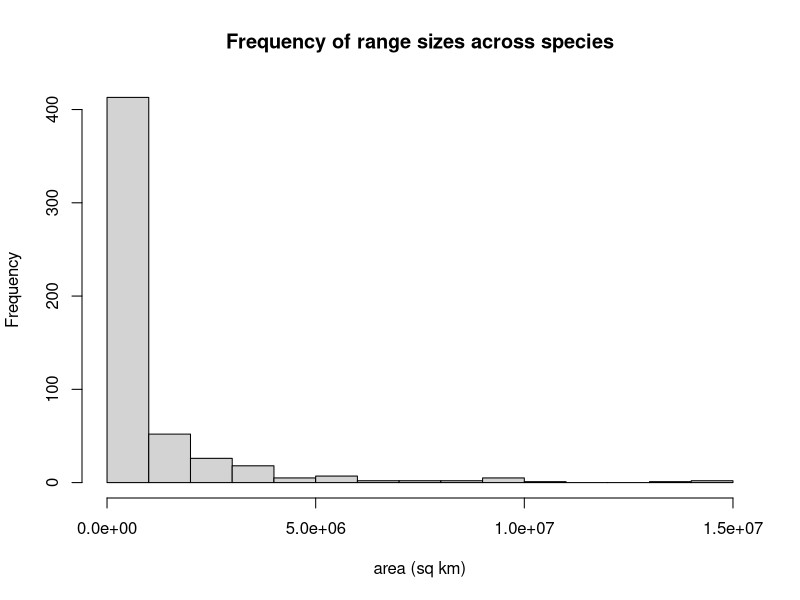
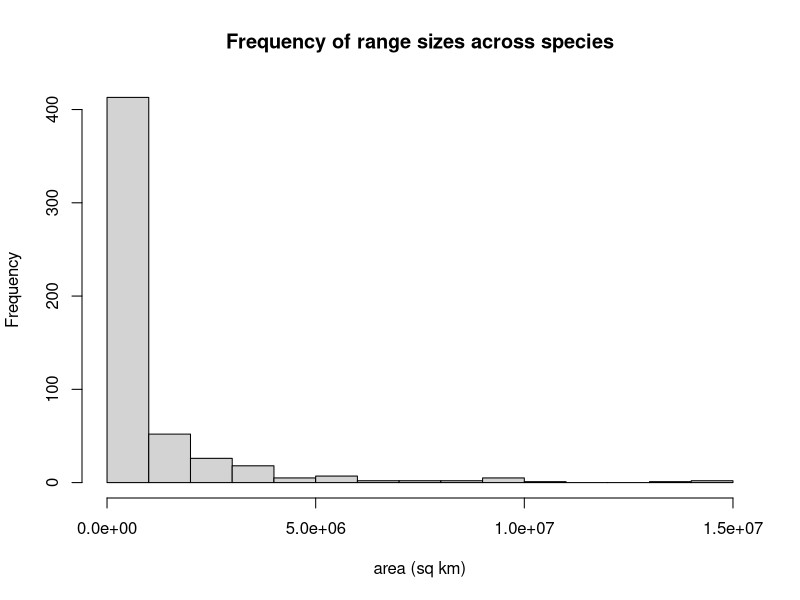
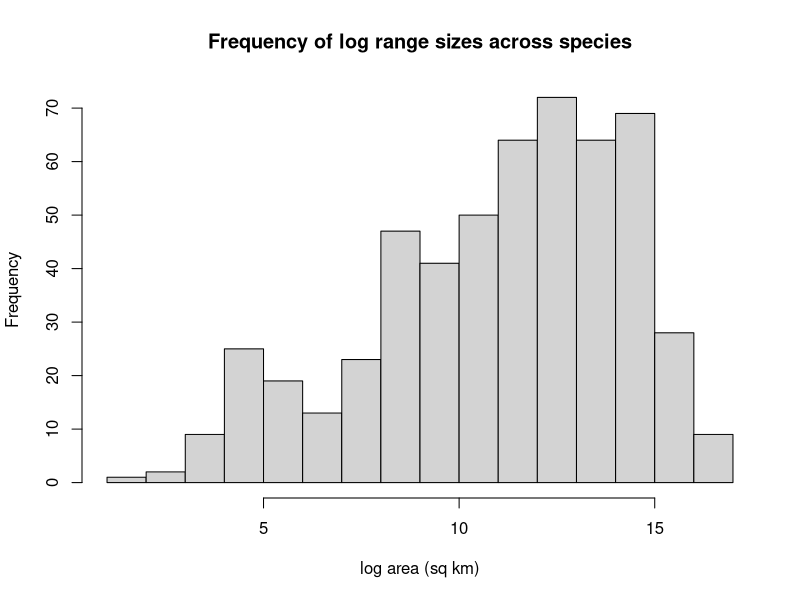
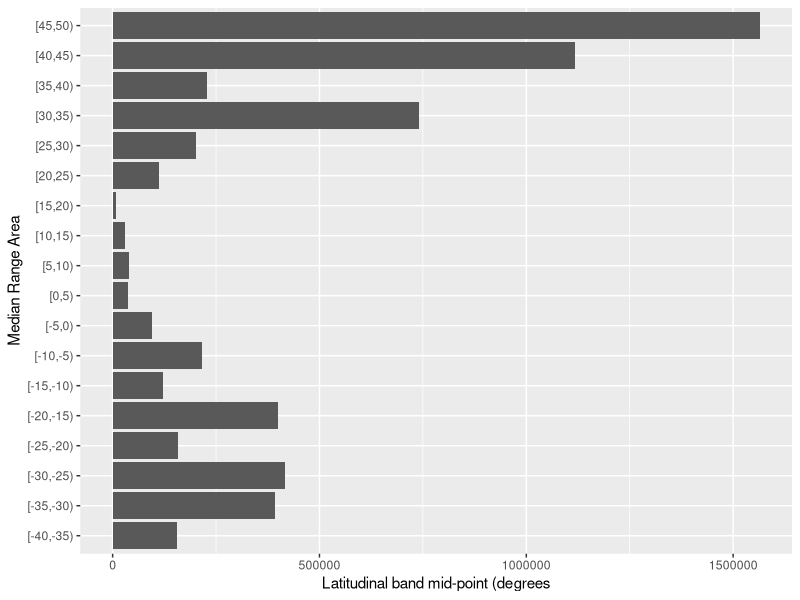
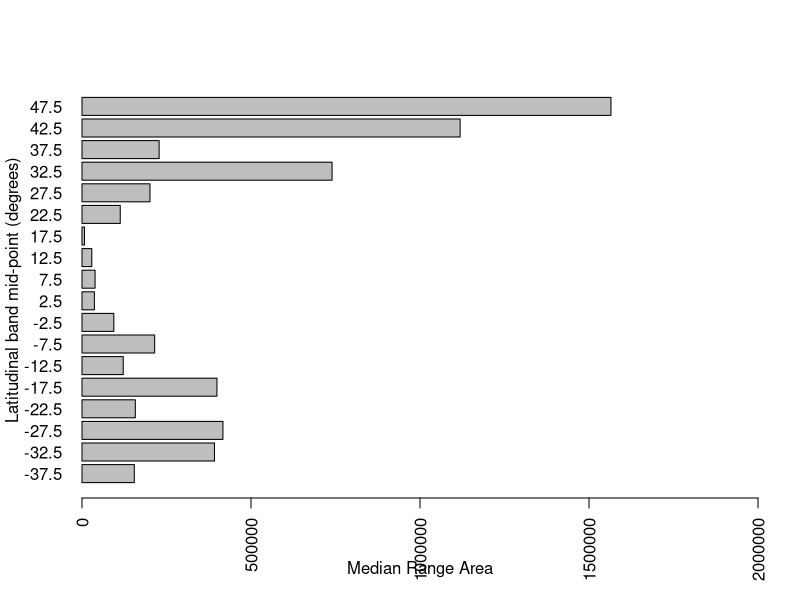
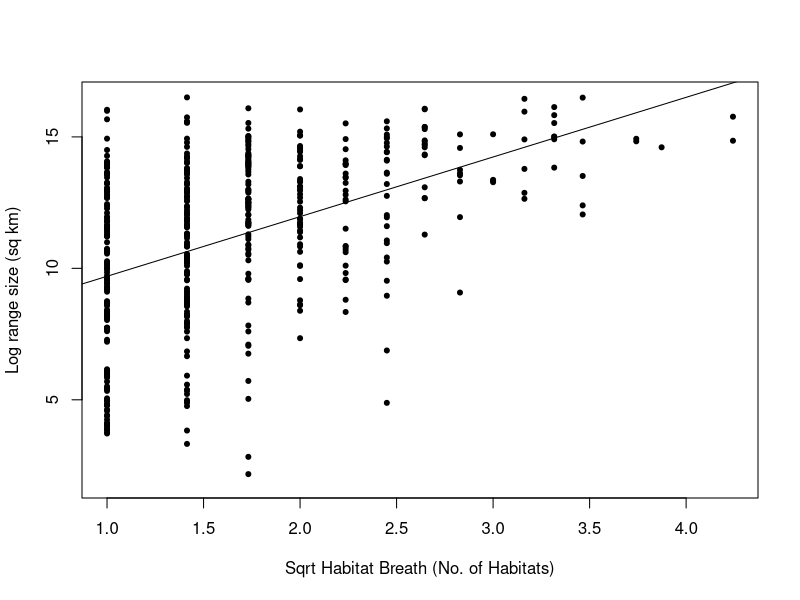
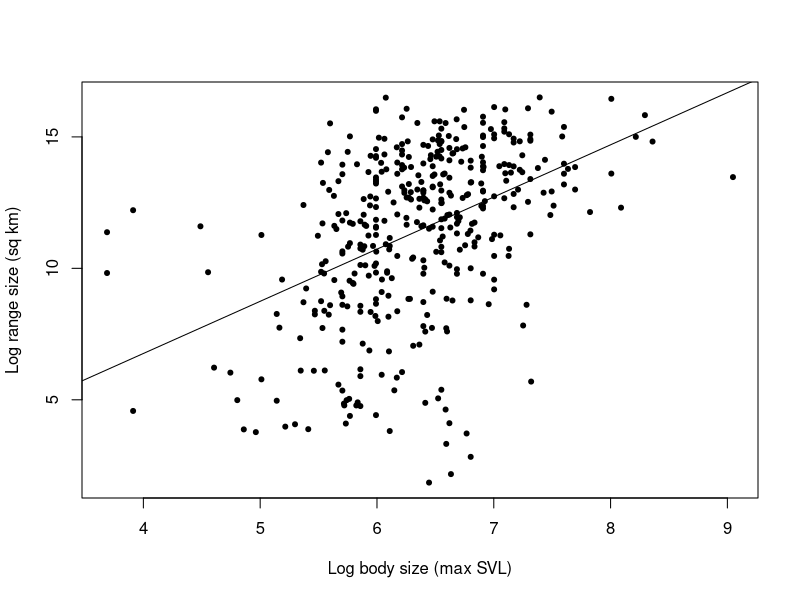
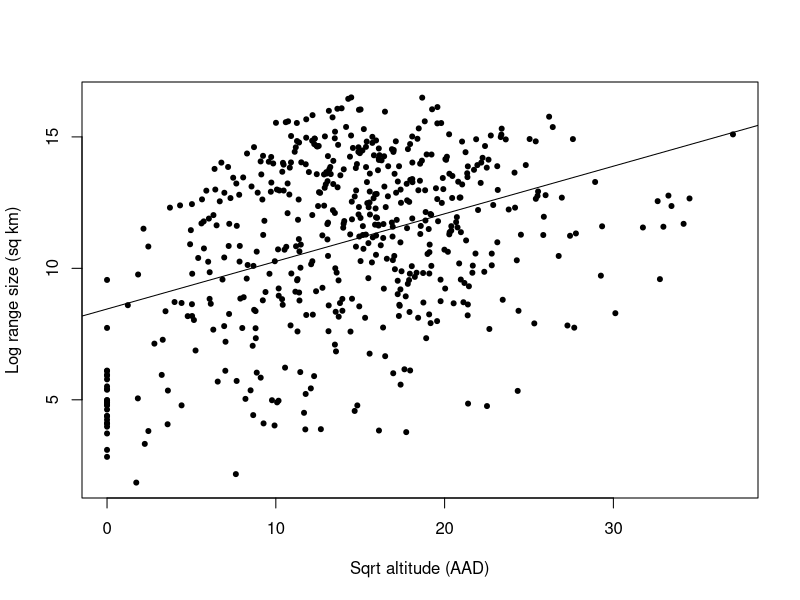

The R source for these figures, in order:
#Reproducing data from the paper Rapoport's rule and determinants of species range size in snakes

#Library------------------------------------------------------------------------------------
library(ggplot2)
library(tidyverse)

#Read Data----------------------------------------------------------------------------------
Species_range <- read.csv("./Snake_data/species_range.csv")

#Plots--------------------------------------------------------------------------------------

#Reproducing figure 1a,b, and d
#fig 1a----------------------------------------------------------------

Species_range$area <- exp(Species_range$log_area) #convert log area to area
fig_1a<- hist(Species_range$area, xlab="area (sq km)", main = "Frequency of range sizes across species")
fig_1a
#hist with internal conversion of log area to area
hist(exp(Species_range$log_area), xlab="area (sq km)", main="Frequency of range sizes across species") 


#fig 1b----------------------------------------------------------------

fig_1b <- hist(Species_range$log_area, xlab="log area (sq km)", main="Frequency of log range sizes across species")


#fig 1d---------------------------------------------------------------

cutpoints <- c(seq(-40,50, by=5)) #define ylim range

Species_range$mid_lat_bins<-cut(Species_range$mid_latitude,cutpoints,right = FALSE) #cut function divides range of x into intervals as defined by cutpoints and mid_lat

MidLat_Range_Area<-
  Species_range %>% 
  group_by(mid_lat_bins) %>% 
  summarise(median_range_area=median(exp(log_area)))

## Using ggplot 
fig_1d <- ggplot(data=MidLat_Range_Area,aes(mid_lat_bins,median_range_area)) +
  geom_col() + 
  coord_flip()+
  xlab ("Median Range Area")+
  ylab ("Latitudinal band mid-point (degrees")
fig_1d

## Using barplot function 
ttlabels <- c(seq(-37.5,47.5, by=5))
barplot(MidLat_Range_Area$median_range_area,
        horiz = TRUE,
        names.arg = ttlabels, 
        las=2, xlim=c(0,2000000), xlab="Median Range Area", ylab="Latitudinal band mid-point (degrees)")

#print sub figures a,b, and d of figure 1 onto pdf
pdf("./Plots/Bohm_Figure1.pdf")
hist(Species_range$area, xlab="area (sq km)", main = "Frequency of range sizes across species")
hist(Species_range$log_area, xlab="log area (sq km)", main="Frequency of log range sizes across species")
fig_1d
dev.off()


#Reproducing figure 2a-c
#fig_2a-------------------------------------------------------------------------
Species_range$sqrt_no_habitats <- sqrt(Species_range$No_habitats)
fig_2a_reg <- lm(log_area~sqrt_no_habitats, data=Species_range)
fig_2a <- plot(log_area~sqrt_no_habitats, data=Species_range, pch=20, 
               xlab="Sqrt Habitat Breath (No. of Habitats)", ylab="Log range size (sq km)")
abline(fig_2a_reg) #add regression line for fig_2a

#fig_2b-------------------------------------------------------------------------
fig_2b_reg <- lm(log_area~logSVL, data=Species_range)
fig_2b <- plot(log_area~logSVL, data=Species_range, pch=20,
               xlab="Log body size (max SVL)", ylab="Log range size (sq km)")
abline(fig_2b_reg)

#fig_2c------------------------------------------------------------------------
Species_range$sqrt_Altitude_AAD <- sqrt(Species_range$Altitude_AAD)
fig_2c_reg <- lm(log_area~sqrt_Altitude_AAD, data=Species_range)
fig_2c <- plot(log_area~sqrt_Altitude_AAD, data=Species_range, pch=20,
               xlab="Sqrt altitude (AAD)", ylab="Log range size (sq km)")
abline(fig_2c_reg)

#Print figure 2a-c onto a pdf
pdf("./Plots/Bohm_figure2.pdf")
fig_2a <- plot(log_area~sqrt_no_habitats, data=Species_range, pch=20, 
               xlab="Sqrt Habitat Breath (No. of Habitats)", ylab="Log range size (sq km)")
abline(fig_2a_reg)
fig_2b <- plot(log_area~logSVL, data=Species_range, pch=20,
               xlab="Log body size (max SVL)", ylab="Log range size (sq km)")
abline(fig_2b_reg)
fig_2c <- plot(log_area~sqrt_Altitude_AAD, data=Species_range, pch=20,
               xlab="Sqrt altitude (AAD)", ylab="Log range size (sq km)")
abline(fig_2c_reg)
dev.off()

